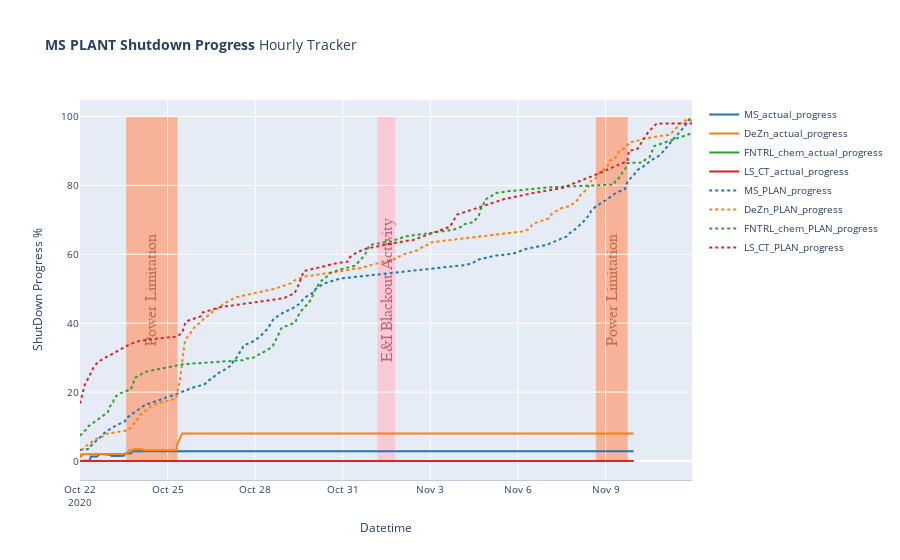

Source (notebook cell):
### Markdown cell above
#### Create the Plot

### Code cell
#### Plotting the SD progress including the maintenance activities
#
fig_SD_MAINTE_actual = make_subplots(
    rows=1, cols=1,
    specs=[[{"type": "scatter"}]])
fig_SD_MAINTE_actual.add_trace(go.Scatter(x=df_equipment_Grouped['MS_progress_actual'].index, y=df_equipment_Grouped['MS_progress_actual'], name='MS_actual_progress',
                                         line=dict(color='#1f77b4', width=2),
                                         ), secondary_y=False,)
fig_SD_MAINTE_actual.add_trace(go.Scatter(x=df_equipment_Grouped['DeZn_progress_actual'].index, y=df_equipment_Grouped['DeZn_progress_actual'], name='DeZn_actual_progress',
                                          line=dict(color='#ff7f0e', width=2),
                                         ), secondary_y=False,)     
fig_SD_MAINTE_actual.add_trace(go.Scatter(x=df_equipment_Grouped['FNTRL_chem_progress_actual'].index, y=df_equipment_Grouped['FNTRL_chem_progress_actual'], name='FNTRL_chem_actual_progress',
                                          line=dict(color='#2ca02c', width=2),
                                         ), secondary_y=False,)    
fig_SD_MAINTE_actual.add_trace(go.Scatter(x=df_equipment_Grouped['LS_CT_progress_actual'].index, y=df_equipment_Grouped['LS_CT_progress_actual'], name='LS_CT_actual_progress',
                                          line=dict(color='#d62728', width=2),
                                         ), secondary_y=False,)    

#-----------------------------------PLANNED SCHED DATA--------------------------------------------------------------------------------------------------------------------------------
fig_SD_MAINTE_actual.add_trace(go.Scatter(x=df_PLANNED_SCHED_PROGRESS['MS_progress_PLAN'].index, y=df_PLANNED_SCHED_PROGRESS['MS_progress_PLAN'], name='MS_PLAN_progress',
                                          line=dict(color='#1f77b4', width=2, dash='dot')
                                         ), secondary_y=False,)
fig_SD_MAINTE_actual.add_trace(go.Scatter(x=df_PLANNED_SCHED_PROGRESS['DeZn_progress_PLAN'].index, y=df_PLANNED_SCHED_PROGRESS['DeZn_progress_PLAN'], name='DeZn_PLAN_progress',
                                          line=dict(color='#ff7f0e', width=2, dash='dot',)
                                         ), secondary_y=False,)     
fig_SD_MAINTE_actual.add_trace(go.Scatter(x=df_PLANNED_SCHED_PROGRESS['FNTRL_chem_progress_PLAN'].index, y=df_PLANNED_SCHED_PROGRESS['FNTRL_chem_progress_PLAN'], name='FNTRL_chem_PLAN_progress',
                                          line=dict(color='#2ca02c', width=2, dash='dot')
                                         ), secondary_y=False,)    
fig_SD_MAINTE_actual.add_trace(go.Scatter(x=df_PLANNED_SCHED_PROGRESS['LS_CT_progress_PLAN'].index, y=df_PLANNED_SCHED_PROGRESS['LS_CT_progress_PLAN'], name='LS_CT_PLAN_progress',
                                          line=dict(color='#d62728', width=2, dash='dot')
                                         ), secondary_y=False,)    
#----------------------------------------------------------------------------------------------------------------------------------------------------------------------------------------------------
############################################################################
'''
fig.add_trace(go.Scatter(x=month, y=high_2014, name='High 2014',
                         line=dict(color='firebrick', width=4)))
fig.add_trace(go.Scatter(x=month, y=low_2014, name = 'Low 2014',
                         line=dict(color='royalblue', width=4)))
fig.add_trace(go.Scatter(x=month, y=high_2007, name='High 2007',
                         line=dict(color='firebrick', width=4,
                              dash='dash') # dash options include 'dash', 'dot', and 'dashdot'
))
fig.add_trace(go.Scatter(x=month, y=low_2007, name='Low 2007',
                         line = dict(color='royalblue', width=4, dash='dash')))
fig.add_trace(go.Scatter(x=month, y=high_2000, name='High 2000',
                         line = dict(color='firebrick', width=4, dash='dot')))
fig.add_trace(go.Scatter(x=month, y=low_2000, name='Low 2000',
                         line=dict(color='royalblue', width=4, dash='dot')))
'''

############################################################################



#------------------
fig_SD_MAINTE_actual.update_xaxes(title_text="Datetime") # Set x-axis title
fig_SD_MAINTE_actual.update_yaxes(title_text="ShutDown Progress %",secondary_y=False) # Set y-axes titles primary axis

title_plot_SD = "<b>MS PLANT Shutdown Progress</b> Hourly Tracker"
fig_SD_MAINTE_actual.update_layout(title_text=title_plot_SD ,hovermode="x",
                       hoverdistance=100, # Distance to show hover label of data point
                       spikedistance=1000, # Distance to show spike
                       xaxis=dict(linecolor="#BCCCDC",
                                   showspikes=True, # Show spike line for X-axis
                                   # Format spike
                                   spikethickness=2,
                                   spikedash="dot",
                                   spikecolor="#999999",
                                   spikemode="across"), font=dict(size=10)
                               )

# Mark the datetime of power limitation by shading these regions with light color
fig_SD_MAINTE_actual.add_shape(
        # filled Rectangle
            type="rect",
            x0='2020-11-01 04:30:00',
            y0=0,
            x1='2020-11-01 19:00:00',
            y1=100,
            fillcolor="pink",
            opacity=0.5,
            layer="below",
            line_width=0,
        )
fig_SD_MAINTE_actual.add_shape(
        # filled Rectangle
            type="rect",
            x0='2020-11-08 16:00:00',
            y0=0,
            x1='2020-11-09 18:00:00',
            y1=100,
            fillcolor="LightSalmon",
            opacity=0.5,
            layer="below",
            line_width=0,
        )

fig_SD_MAINTE_actual.add_shape(
        # filled Rectangle
            type="rect",
            x0='2020-10-23 14:00:00',
            y0=0,
            x1='2020-10-25 08:00:00',
            y1=100,
            fillcolor="LightSalmon",
            opacity=0.5,
            layer="below",
            line_width=0,
        )


fig_SD_MAINTE_actual.update_shapes(dict(xref='x', yref='y'))

# Mark the datetime of power limitation by shading these regions with light color
fig_SD_MAINTE_actual.add_shape(
        # filled Rectangle
            type="rect",
            x0='2020-11-01 04:30:00',
            y0=0,
            x1='2020-11-01 19:00:00',
            y1=100,
            fillcolor="pink",
            opacity=0.5,
            layer="below",
            line_width=0,
        )
fig_SD_MAINTE_actual.add_shape(
        # filled Rectangle
            type="rect",
            x0='2020-11-08 16:00:00',
            y0=0,
            x1='2020-11-09 18:00:00',
            y1=100,
            fillcolor="LightSalmon",
            opacity=0.5,
            layer="below",
            line_width=0,
        )

fig_SD_MAINTE_actual.add_shape(
        # filled Rectangle
            type="rect",
            x0='2020-10-23 14:00:00',
            y0=0,
            x1='2020-10-25 08:00:00',
            y1=100,
            fillcolor="LightSalmon",
            opacity=0.5,
            layer="below",
            line_width=0,
        )


fig_SD_MAINTE_actual.update_shapes(dict(xref='x', yref='y'))

fig_SD_MAINTE_actual.add_annotation(
        x='2020-10-24 10:00:00',
        xref="x",
        yref="paper",
        text="Power Limitation",
        textangle=-90,
        yanchor="middle",
        showarrow=False,
        font=dict(
            family="Courier New, monospace",
            size=16,
            color="#8e2800",
            
            ),
        ax=20,
        ay=-30,
        opacity=0.5
        )

fig_SD_MAINTE_actual.add_annotation(
        x='2020-11-09 05:00:00',
        xref="x",
        yref="paper",
        text="Power Limitation",
        textangle=-90,
        yanchor="middle",
        showarrow=False,
        font=dict(
            family="Courier New, monospace",
            size=16,
            color="#8e2800",
            
            ),
        ax=20,
        ay=-30,
        opacity=0.5
        )

fig_SD_MAINTE_actual.add_annotation(
        x='2020-11-01 12:00:00',
        xref="x",
        yref="paper",
        text="E&I Blackout Activity",
        textangle=-90,
        yanchor="middle",
        showarrow=False,
        font=dict(
            family="Courier New, monospace",
            size=16,
            color="#850017",
            
            ),
        ax=20,
        ay=-30,
        opacity=0.5
        )

### Figure 1 — Plotly figure (JSON) as saved in the notebook; plotly's stock layout.template omitted (floating-point values rounded to 4 significant figures; data arrays with more than 128 entries replaced by an {"elided": "..."} marker saying what was removed)
{"data": [{"line": {"color": "#1f77b4", "width": 2}, "name": "MS_actual_progress", "type": "scatter", "x": {"elided": "456 str values"}, "xaxis": "x", "y": {"elided": "456 float values"}, "yaxis": "y"}, {"line": {"color": "#ff7f0e", "width": 2}, "name": "DeZn_actual_progress", "type": "scatter", "x": {"elided": "456 str values"}, "xaxis": "x", "y": {"elided": "456 float values"}, "yaxis": "y"}, {"line": {"color": "#2ca02c", "width": 2}, "name": "FNTRL_chem_actual_progress", "type": "scatter", "x": {"elided": "456 str values"}, "xaxis": "x", "y": {"elided": "456 int values"}, "yaxis": "y"}, {"line": {"color": "#d62728", "width": 2}, "name": "LS_CT_actual_progress", "type": "scatter", "x": {"elided": "456 str values"}, "xaxis": "x", "y": {"elided": "456 int values"}, "yaxis": "y"}, {"line": {"color": "#1f77b4", "dash": "dot", "width": 2}, "name": "MS_PLAN_progress", "type": "scatter", "x": {"elided": "504 str values"}, "xaxis": "x", "y": {"elided": "504 float values"}, "yaxis": "y"}, {"line": {"color": "#ff7f0e", "dash": "dot", "width": 2}, "name": "DeZn_PLAN_progress", "type": "scatter", "x": {"elided": "504 str values"}, "xaxis": "x", "y": {"elided": "504 float values"}, "yaxis": "y"}, {"line": {"color": "#2ca02c", "dash": "dot", "width": 2}, "name": "FNTRL_chem_PLAN_progress", "type": "scatter", "x": {"elided": "504 str values"}, "xaxis": "x", "y": {"elided": "504 float values"}, "yaxis": "y"}, {"line": {"color": "#d62728", "dash": "dot", "width": 2}, "name": "LS_CT_PLAN_progress", "type": "scatter", "x": {"elided": "504 str values"}, "xaxis": "x", "y": {"elided": "504 float values"}, "yaxis": "y"}], "layout": {"annotations": [{"ax": 20, "ay": -30, "font": {"color": "#8e2800", "family": "Courier New, monospace", "size": 16}, "opacity": 0.5, "showarrow": false, "text": "Power Limitation", "textangle": -90, "x": "2020-10-24 10:00:00", "xref": "x", "yanchor": "middle", "yref": "paper"}, {"ax": 20, "ay": -30, "font": {"color": "#8e2800", "family": "Courier New, monospace", "size": 16}, "opacity": 0.5, "showarrow": false, "text": "Power Limitation", "textangle": -90, "x": "2020-11-09 05:00:00", "xref": "x", "yanchor": "middle", "yref": "paper"}, {"ax": 20, "ay": -30, "font": {"color": "#850017", "family": "Courier New, monospace", "size": 16}, "opacity": 0.5, "showarrow": false, "text": "E&I Blackout Activity", "textangle": -90, "x": "2020-11-01 12:00:00", "xref": "x", "yanchor": "middle", "yref": "paper"}], "font": {"size": 10}, "hoverdistance": 100, "hovermode": "x", "shapes": [{"fillcolor": "pink", "layer": "below", "line": {"width": 0}, "opacity": 0.5, "type": "rect", "x0": "2020-11-01 04:30:00", "x1": "2020-11-01 19:00:00", "xref": "x", "y0": 0, "y1": 100, "yref": "y"}, {"fillcolor": "LightSalmon", "layer": "below", "line": {"width": 0}, "opacity": 0.5, "type": "rect", "x0": "2020-11-08 16:00:00", "x1": "2020-11-09 18:00:00", "xref": "x", "y0": 0, "y1": 100, "yref": "y"}, {"fillcolor": "LightSalmon", "layer": "below", "line": {"width": 0}, "opacity": 0.5, "type": "rect", "x0": "2020-10-23 14:00:00", "x1": "2020-10-25 08:00:00", "xref": "x", "y0": 0, "y1": 100, "yref": "y"}, {"fillcolor": "pink", "layer": "below", "line": {"width": 0}, "opacity": 0.5, "type": "rect", "x0": "2020-11-01 04:30:00", "x1": "2020-11-01 19:00:00", "xref": "x", "y0": 0, "y1": 100, "yref": "y"}, {"fillcolor": "LightSalmon", "layer": "below", "line": {"width": 0}, "opacity": 0.5, "type": "rect", "x0": "2020-11-08 16:00:00", "x1": "2020-11-09 18:00:00", "xref": "x", "y0": 0, "y1": 100, "yref": "y"}, {"fillcolor": "LightSalmon", "layer": "below", "line": {"width": 0}, "opacity": 0.5, "type": "rect", "x0": "2020-10-23 14:00:00", "x1": "2020-10-25 08:00:00", "xref": "x", "y0": 0, "y1": 100, "yref": "y"}], "spikedistance": 1000, "title": {"text": "<b>MS PLANT Shutdown Progress</b> Hourly Tracker"}, "xaxis": {"anchor": "y", "domain": [0, 1], "linecolor": "#BCCCDC", "showspikes": true, "spikecolor": "#999999", "spikedash": "dot", "spikemode": "across", "spikethickness": 2, "title": {"text": "Datetime"}}, "yaxis": {"anchor": "x", "domain": [0, 1], "title": {"text": "ShutDown Progress %"}}}}
